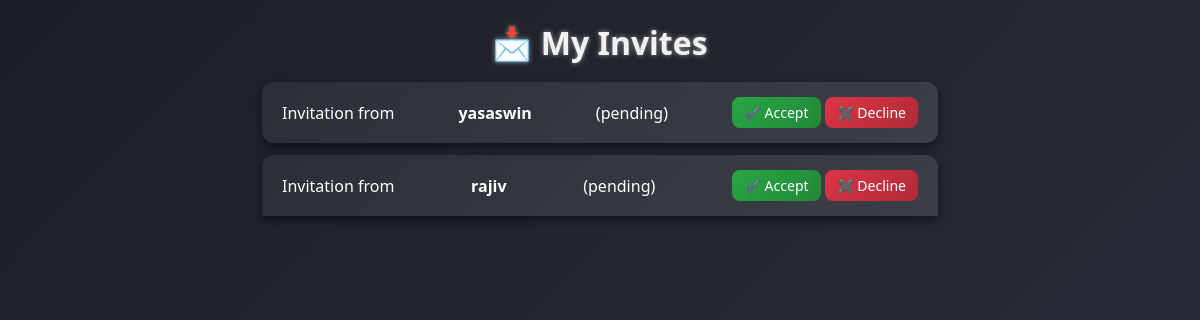
Screenshot of /my_invites (signed in) with the database file from the repository.
### tables this page shows
CREATE TABLE invites (
            id INTEGER PRIMARY KEY AUTOINCREMENT,
            sender_id INTEGER NOT NULL,
            receiver_id INTEGER NOT NULL,
            status TEXT DEFAULT 'pending',
            FOREIGN KEY (sender_id) REFERENCES users(id),
            FOREIGN KEY (receiver_id) REFERENCES users(id)
        );

CREATE TABLE users (
            id INTEGER PRIMARY KEY AUTOINCREMENT,
            username TEXT UNIQUE NOT NULL,
            email TEXT UNIQUE NOT NULL,
            password TEXT NOT NULL,
            fullname TEXT,
            contact TEXT,
            resume TEXT,
            skills TEXT,
            domain TEXT
        );

### app.py (the view)
@app.route("/my_invites")
def my_invites():
    if "user_id" not in session:
        return redirect(url_for("login"))
    conn = get_db_connection()   # <-- use helper with row_factory
    cursor = conn.cursor()
    cursor.execute("""
        SELECT invites.id, users.username AS sender, invites.status
        FROM invites
        JOIN users ON invites.sender_id = users.id
        WHERE invites.receiver_id = ?
    """, (session["user_id"],))
    invites = cursor.fetchall()
    conn.close()
    return render_template("my_invites.html", invites=invites)

### app.py (called while the page is built)
def get_db_connection():
    conn = sqlite3.connect("users.db")
    conn.row_factory = sqlite3.Row
    return conn

### templates/my_invites.html (shortened to what this page needs)
<!DOCTYPE html>
<html lang="en">
<head>
  <link href="https://cdn.jsdelivr.net/npm/bootstrap@5.3.2/dist/css/bootstrap.min.css" rel="stylesheet">
</head>
<body class="container mt-4">
  <h2>📩 My Invites</h2>
{% for invite in invites %}
  <li class="list-group-item d-flex justify-content-between align-items-center">
    Invitation from <b>{{ invite["sender"] }}</b> ({{ invite["status"] }})
    {% if invite["status"] == "pending" %}
    <div>
      <form action="{{ url_for('respond_invite', invite_id=invite['id'], action='accept') }}" method="post" style="display:inline;">
        <button type="submit" class="btn btn-success btn-sm">✔ Accept</button>
      </form>
      <form action="{{ url_for('respond_invite', invite_id=invite['id'], action='reject') }}" method="post" style="display:inline;">
        <button type="submit" class="btn btn-danger btn-sm">✖ Decline</button>
      </form>
    </div>
    {% else %}
      <span class="badge bg-secondary">{{ invite["status"] }}</span>
    {% endif %}
  </li>
{% endfor %}
</body>
</html>

### templates/my_invites.html (style rules this page uses)
body { background: linear-gradient(135deg, #1c1f26, #2b2f3a); color: #f8f9fa; min-height: 100vh; }
.container { max-width: 700px; }
h2 { text-align: center; margin-bottom: 20px; font-weight: bold; color: #f1f1f1; text-shadow: 0px 0px 5px #999; }
.list-group-item { background: linear-gradient(135deg, #2d2f36, #3c3f47); color: #fff; border: none; border-radius: 12px; margin-bottom: 12px; padding: 15px 20px; box-shadow: 0 4px 10px rgba(0, 0, 0, 0.5); }
.btn-success { background: linear-gradient(135deg, #28a745, #218838); border: none; font-weight: 500; padding: 5px 12px; border-radius: 8px; }
.btn-danger { background: linear-gradient(135deg, #dc3545, #b02a37); border: none; font-weight: 500; padding: 5px 12px; border-radius: 8px; }

### rows the page displays
invites: sender "yasaswin", status "pending"
invites: sender "rajiv", status "pending"
